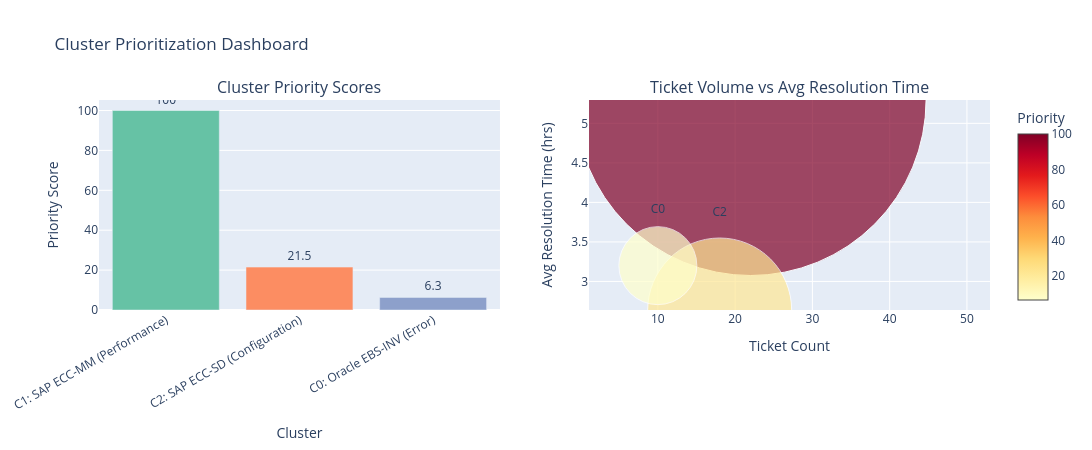

The notebook cell this image was saved under:
### Code cell
# Priority visualization
fig = make_subplots(
    rows=1, cols=2,
    subplot_titles=('Cluster Priority Scores', 'Ticket Volume vs Avg Resolution Time'),
    specs=[[{'type': 'bar'}, {'type': 'scatter'}]]
)

colors = px.colors.qualitative.Set2
fig.add_trace(
    go.Bar(
        x=df_clusters['cluster_name'],
        y=df_clusters['priority_score'],
        marker_color=[colors[i % len(colors)] for i in range(len(df_clusters))],
        text=df_clusters['priority_score'].round(1),
        textposition='outside',
        name='Priority Score'
    ),
    row=1, col=1
)

fig.add_trace(
    go.Scatter(
        x=df_clusters['ticket_count'],
        y=df_clusters['avg_resolution_hours'],
        mode='markers+text',
        marker=dict(
            size=df_clusters['total_recurrence'] * 1.5,
            color=df_clusters['priority_score'],
            colorscale='YlOrRd',
            showscale=True,
            colorbar=dict(title='Priority')
        ),
        text=[f'C{i}' for i in df_clusters['cluster_id']],
        textposition='top center',
        name='Clusters'
    ),
    row=1, col=2
)

fig.update_layout(height=450, width=1100, showlegend=False,
                  title_text='Cluster Prioritization Dashboard')
fig.update_xaxes(title_text='Cluster', row=1, col=1, tickangle=-30)
fig.update_yaxes(title_text='Priority Score', row=1, col=1)
fig.update_xaxes(title_text='Ticket Count', row=1, col=2)
fig.update_yaxes(title_text='Avg Resolution Time (hrs)', row=1, col=2)
fig.show()

### Figure 1 — Plotly figure (JSON) as saved in the notebook; plotly's stock layout.template omitted (floating-point values rounded to 4 significant figures)
{"data": [{"marker": {"color": ["rgb(102,194,165)", "rgb(252,141,98)", "rgb(141,160,203)"]}, "name": "Priority Score", "text": [100.0, 21.5, 6.3], "textposition": "outside", "type": "bar", "x": ["C1: SAP ECC-MM (Performance)", "C2: SAP ECC-SD (Configuration)", "C0: Oracle EBS-INV (Error)"], "xaxis": "x", "y": [100.0, 21.5, 6.311], "yaxis": "y"}, {"marker": {"color": [100.0, 21.5, 6.311], "colorbar": {"title": {"text": "Priority"}}, "colorscale": [[0, "rgb(255,255,204)"], [0.125, "rgb(255,237,160)"], [0.25, "rgb(254,217,118)"], [0.375, "rgb(254,178,76)"], [0.5, "rgb(253,141,60)"], [0.625, "rgb(252,78,42)"], [0.75, "rgb(227,26,28)"], [0.875, "rgb(189,0,38)"], [1, "rgb(128,0,38)"]], "showscale": true, "size": [351.0, 144.0, 78.0]}, "mode": "markers+text", "name": "Clusters", "text": ["C1", "C2", "C0"], "textposition": "top center", "type": "scatter", "x": [22, 18, 10], "xaxis": "x2", "y": [5.295, 2.639, 3.2], "yaxis": "y2"}], "layout": {"annotations": [{"font": {"size": 16}, "showarrow": false, "text": "Cluster Priority Scores", "x": 0.225, "xanchor": "center", "xref": "paper", "y": 1, "yanchor": "bottom", "yref": "paper"}, {"font": {"size": 16}, "showarrow": false, "text": "Ticket Volume vs Avg Resolution Time", "x": 0.775, "xanchor": "center", "xref": "paper", "y": 1, "yanchor": "bottom", "yref": "paper"}], "height": 450, "showlegend": false, "title": {"text": "Cluster Prioritization Dashboard"}, "width": 1100, "xaxis": {"anchor": "y", "domain": [0, 0.45], "tickangle": -30, "title": {"text": "Cluster"}}, "xaxis2": {"anchor": "y2", "domain": [0.55, 1], "title": {"text": "Ticket Count"}}, "yaxis": {"anchor": "x", "domain": [0, 1], "title": {"text": "Priority Score"}}, "yaxis2": {"anchor": "x2", "domain": [0, 1], "title": {"text": "Avg Resolution Time (hrs)"}}}}
